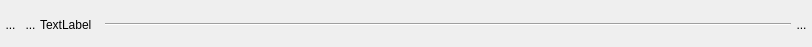
<?xml version="1.0" encoding="UTF-8"?>
<ui version="4.0">
 <class>WidgetFactPlie</class>
 <widget class="QWidget" name="WidgetFactPlie">
  <property name="geometry">
   <rect>
    <x>0</x>
    <y>0</y>
    <width>812</width>
    <height>47</height>
   </rect>
  </property>
  <property name="windowTitle">
   <string>Form</string>
  </property>
  <property name="styleSheet">
   <string notr="true"> QGroupBox {
     border: 1px solid gray;
     border-radius: 5px;
     margin-top: 1ex;
 }

 QGroupBox::title {
     padding: 0 3px;
 }</string>
  </property>
  <layout class="QHBoxLayout" name="horizontalLayout">
   <property name="spacing">
    <number>0</number>
   </property>
   <property name="leftMargin">
    <number>0</number>
   </property>
   <property name="topMargin">
    <number>2</number>
   </property>
   <property name="rightMargin">
    <number>0</number>
   </property>
   <property name="bottomMargin">
    <number>0</number>
   </property>
   <item>
    <widget class="QToolButton" name="RBDeplie">
     <property name="minimumSize">
      <size>
       <width>21</width>
       <height>15</height>
      </size>
     </property>
     <property name="maximumSize">
      <size>
       <width>21</width>
       <height>21</height>
      </size>
     </property>
     <property name="styleSheet">
      <string notr="true">border : 0px</string>
     </property>
     <property name="text">
      <string>...</string>
     </property>
     <property name="icon">
      <iconset>
       <normaloff>../Editeur/icons/plusnode.png</normaloff>
       <disabledoff>../Editeur/icons/ast-red-ball.png</disabledoff>../Editeur/icons/plusnode.png</iconset>
     </property>
     <property name="iconSize">
      <size>
       <width>25</width>
       <height>25</height>
      </size>
     </property>
    </widget>
   </item>
   <item>
    <widget class="MonBoutonValide" name="RBValide">
     <property name="minimumSize">
      <size>
       <width>17</width>
       <height>25</height>
      </size>
     </property>
     <property name="maximumSize">
      <size>
       <width>21</width>
       <height>25</height>
      </size>
     </property>
     <property name="styleSheet">
      <string notr="true">border : 0px</string>
     </property>
     <property name="text">
      <string>...</string>
     </property>
     <property name="icon">
      <iconset>
       <normaloff>../Editeur/icons/ast-green-ball.png</normaloff>../Editeur/icons/ast-green-ball.png</iconset>
     </property>
     <property name="iconSize">
      <size>
       <width>25</width>
       <height>25</height>
      </size>
     </property>
    </widget>
   </item>
   <item>
    <widget class="MonLabelClic" name="groupBox">
     <property name="sizePolicy">
      <sizepolicy hsizetype="Preferred" vsizetype="Fixed">
       <horstretch>0</horstretch>
       <verstretch>0</verstretch>
      </sizepolicy>
     </property>
     <property name="minimumSize">
      <size>
       <width>0</width>
       <height>25</height>
      </size>
     </property>
     <property name="maximumSize">
      <size>
       <width>12121213</width>
       <height>25</height>
      </size>
     </property>
     <property name="text">
      <string>TextLabel</string>
     </property>
    </widget>
   </item>
   <item>
    <spacer name="horizontalSpacer">
     <property name="orientation">
      <enum>Qt::Horizontal</enum>
     </property>
     <property name="sizeType">
      <enum>QSizePolicy::Fixed</enum>
     </property>
     <property name="sizeHint" stdset="0">
      <size>
       <width>13</width>
       <height>20</height>
      </size>
     </property>
    </spacer>
   </item>
   <item>
    <widget class="Line" name="line_5">
     <property name="sizePolicy">
      <sizepolicy hsizetype="MinimumExpanding" vsizetype="Fixed">
       <horstretch>0</horstretch>
       <verstretch>0</verstretch>
      </sizepolicy>
     </property>
     <property name="minimumSize">
      <size>
       <width>500</width>
       <height>0</height>
      </size>
     </property>
     <property name="maximumSize">
      <size>
       <width>1500</width>
       <height>16</height>
      </size>
     </property>
     <property name="orientation">
      <enum>Qt::Horizontal</enum>
     </property>
    </widget>
   </item>
   <item>
    <widget class="QToolButton" name="RBPoubelle">
     <property name="minimumSize">
      <size>
       <width>21</width>
       <height>25</height>
      </size>
     </property>
     <property name="maximumSize">
      <size>
       <width>21</width>
       <height>25</height>
      </size>
     </property>
     <property name="styleSheet">
      <string notr="true">border : 0px</string>
     </property>
     <property name="text">
      <string>...</string>
     </property>
     <property name="icon">
      <iconset>
       <normaloff>../Editeur/icons/deleteRond.png</normaloff>../Editeur/icons/deleteRond.png</iconset>
     </property>
     <property name="iconSize">
      <size>
       <width>25</width>
       <height>25</height>
      </size>
     </property>
    </widget>
   </item>
  </layout>
 </widget>
 <customwidgets>
  <customwidget>
   <class>MonBoutonValide</class>
   <extends>QToolButton</extends>
   <header>InterfaceGUI.QT5.monBoutonValide.h</header>
  </customwidget>
  <customwidget>
   <class>MonLabelClic</class>
   <extends>QLabel</extends>
   <header>InterfaceGUI.QT5.monLabelClic.h</header>
  </customwidget>
 </customwidgets>
 <resources/>
 <connections/>
</ui>
